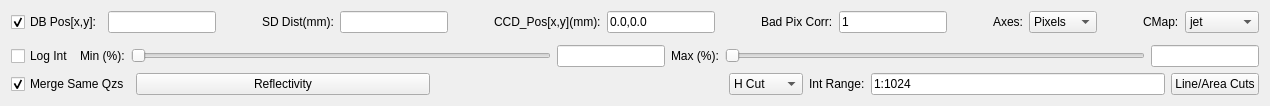
       <widget class="QWidget" name="apexTab">
        <attribute name="title">
         <string>Apex</string>
        </attribute>
        <layout class="QVBoxLayout" name="verticalLayout_8">
         <item>
          <layout class="QHBoxLayout" name="horizontalLayout_13">
           <item>
            <widget class="QCheckBox" name="gixSpecCheckBox">
             <property name="text">
              <string>DB Pos[x,y]:</string>
             </property>
             <property name="checked">
              <bool>true</bool>
             </property>
            </widget>
           </item>
           <item>
            <widget class="QLineEdit" name="gixDBPosLineEdit"/>
           </item>
           <item>
            <spacer name="horizontalSpacer_12">
             <property name="orientation">
              <enum>Qt::Horizontal</enum>
             </property>
             <property name="sizeHint" stdset="0">
              <size>
               <width>40</width>
               <height>20</height>
              </size>
             </property>
            </spacer>
           </item>
           <item>
            <widget class="QLabel" name="SDDistLabel">
             <property name="sizePolicy">
              <sizepolicy hsizetype="Fixed" vsizetype="Fixed">
               <horstretch>0</horstretch>
               <verstretch>0</verstretch>
              </sizepolicy>
             </property>
             <property name="text">
              <string>SD Dist(mm):</string>
             </property>
            </widget>
           </item>
           <item>
            <widget class="QLineEdit" name="gixSDDistLineEdit"/>
           </item>
           <item>
            <spacer name="horizontalSpacer_31">
             <property name="orientation">
              <enum>Qt::Horizontal</enum>
             </property>
             <property name="sizeHint" stdset="0">
              <size>
               <width>40</width>
               <height>20</height>
              </size>
             </property>
            </spacer>
           </item>
           <item>
            <widget class="QLabel" name="label_16">
             <property name="text">
              <string>CCD_Pos[x,y](mm):</string>
             </property>
            </widget>
           </item>
           <item>
            <widget class="QLineEdit" name="gixCcd_OffLineEdit">
             <property name="text">
              <string>0.0,0.0</string>
             </property>
            </widget>
           </item>
           <item>
            <spacer name="horizontalSpacer_13">
             <property name="orientation">
              <enum>Qt::Horizontal</enum>
             </property>
             <property name="sizeHint" stdset="0">
              <size>
               <width>40</width>
               <height>20</height>
              </size>
             </property>
            </spacer>
           </item>
           <item>
            <widget class="QLabel" name="label_21">
             <property name="text">
              <string>Bad Pix Corr:</string>
             </property>
            </widget>
           </item>
           <item>
            <widget class="QLineEdit" name="gixBPCfacLineEdit">
             <property name="text">
              <string>1</string>
             </property>
            </widget>
           </item>
           <item>
            <spacer name="horizontalSpacer_40">
             <property name="orientation">
              <enum>Qt::Horizontal</enum>
             </property>
             <property name="sizeHint" stdset="0">
              <size>
               <width>40</width>
               <height>20</height>
              </size>
             </property>
            </spacer>
           </item>
           <item>
            <widget class="QLabel" name="AxesLabel">
             <property name="sizePolicy">
              <sizepolicy hsizetype="Fixed" vsizetype="Fixed">
               <horstretch>0</horstretch>
               <verstretch>0</verstretch>
              </sizepolicy>
             </property>
             <property name="text">
              <string>Axes:</string>
             </property>
            </widget>
           </item>
           <item>
            <widget class="QComboBox" name="gixAxesComboBox">
             <item>
              <property name="text">
               <string>Pixels</string>
              </property>
             </item>
             <item>
              <property name="text">
               <string>Angles</string>
              </property>
             </item>
             <item>
              <property name="text">
               <string>Q</string>
              </property>
             </item>
            </widget>
           </item>
           <item>
            <spacer name="horizontalSpacer_14">
             <property name="orientation">
              <enum>Qt::Horizontal</enum>
             </property>
             <property name="sizeHint" stdset="0">
              <size>
               <width>40</width>
               <height>20</height>
              </size>
             </property>
            </spacer>
           </item>
           <item>
            <widget class="QLabel" name="label_4">
             <property name="sizePolicy">
              <sizepolicy hsizetype="Fixed" vsizetype="Fixed">
               <horstretch>0</horstretch>
               <verstretch>0</verstretch>
              </sizepolicy>
             </property>
             <property name="text">
              <string>CMap:</string>
             </property>
            </widget>
           </item>
           <item>
            <widget class="QComboBox" name="gixCMapComboBox">
             <item>
              <property name="text">
               <string>jet</string>
              </property>
             </item>
             <item>
              <property name="text">
               <string>gray</string>
              </property>
             </item>
             <item>
              <property name="text">
               <string>hot</string>
              </property>
             </item>
             <item>
              <property name="text">
               <string>summer</string>
              </property>
             </item>
             <item>
              <property name="text">
               <string>winter</string>
              </property>
             </item>
             <item>
              <property name="text">
               <string>spectral</string>
              </property>
             </item>
            </widget>
           </item>
          </layout>
         </item>
         <item>
          <widget class="Mpl2DWidget" name="gixMplWidget" native="true">
           <property name="sizePolicy">
            <sizepolicy hsizetype="Expanding" vsizetype="Expanding">
             <horstretch>0</horstretch>
             <verstretch>0</verstretch>
            </sizepolicy>
           </property>
          </widget>
         </item>
         <item>
          <layout class="QHBoxLayout" name="horizontalLayout_14">
           <item>
            <widget class="QCheckBox" name="gixLogIntCheckBox">
             <property name="sizePolicy">
              <sizepolicy hsizetype="Fixed" vsizetype="Fixed">
               <horstretch>0</horstretch>
               <verstretch>0</verstretch>
              </sizepolicy>
             </property>
             <property name="text">
              <string>Log Int</string>
             </property>
            </widget>
           </item>
           <item>
            <widget class="QLabel" name="MinLabel">
             <property name="sizePolicy">
              <sizepolicy hsizetype="Fixed" vsizetype="Fixed">
               <horstretch>0</horstretch>
               <verstretch>0</verstretch>
              </sizepolicy>
             </property>
             <property name="text">
              <string>Min (%):</string>
             </property>
            </widget>
           </item>
           <item>
            <widget class="QSlider" name="gixMinHorizontalSlider">
             <property name="orientation">
              <enum>Qt::Horizontal</enum>
             </property>
            </widget>
           </item>
           <item>
            <widget class="QLineEdit" name="gixMinLineEdit">
             <property name="sizePolicy">
              <sizepolicy hsizetype="Preferred" vsizetype="Fixed">
               <horstretch>0</horstretch>
               <verstretch>0</verstretch>
              </sizepolicy>
             </property>
            </widget>
           </item>
           <item>
            <widget class="QLabel" name="MaxLabel">
             <property name="sizePolicy">
              <sizepolicy hsizetype="Fixed" vsizetype="Fixed">
               <horstretch>0</horstretch>
               <verstretch>0</verstretch>
              </sizepolicy>
             </property>
             <property name="text">
              <string>Max (%):</string>
             </property>
            </widget>
           </item>
           <item>
            <widget class="QSlider" name="gixMaxHorizontalSlider">
             <property name="orientation">
              <enum>Qt::Horizontal</enum>
             </property>
            </widget>
           </item>
           <item>
            <widget class="QLineEdit" name="gixMaxLineEdit">
             <property name="sizePolicy">
              <sizepolicy hsizetype="Preferred" vsizetype="Fixed">
               <horstretch>0</horstretch>
               <verstretch>0</verstretch>
              </sizepolicy>
             </property>
            </widget>
           </item>
          </layout>
         </item>
         <item>
          <layout class="QHBoxLayout" name="horizontalLayout_15">
           <item>
            <widget class="QCheckBox" name="gixMergeSameQzCheckBox">
             <property name="text">
              <string>Merge Same Qzs</string>
             </property>
             <property name="checked">
              <bool>true</bool>
             </property>
            </widget>
           </item>
           <item>
            <widget class="QPushButton" name="gixRefPushButton">
             <property name="sizePolicy">
              <sizepolicy hsizetype="Expanding" vsizetype="Fixed">
               <horstretch>0</horstretch>
               <verstretch>0</verstretch>
              </sizepolicy>
             </property>
             <property name="text">
              <string>Reflectivity</string>
             </property>
            </widget>
           </item>
           <item>
            <spacer name="horizontalSpacer_22">
             <property name="orientation">
              <enum>Qt::Horizontal</enum>
             </property>
             <property name="sizeHint" stdset="0">
              <size>
               <width>40</width>
               <height>20</height>
              </size>
             </property>
            </spacer>
           </item>
           <item>
            <widget class="QComboBox" name="gixCutDirComboBox">
             <item>
              <property name="text">
               <string>H Cut</string>
              </property>
             </item>
             <item>
              <property name="text">
               <string>V Cut</string>
              </property>
             </item>
             <item>
              <property name="text">
               <string>Qz Cut</string>
              </property>
             </item>
             <item>
              <property name="text">
               <string>Qxy Cut</string>
              </property>
             </item>
            </widget>
           </item>
           <item>
            <widget class="QLabel" name="label_12">
             <property name="text">
              <string>Int Range:</string>
             </property>
            </widget>
           </item>
           <item>
            <widget class="QLineEdit" name="gixIntRangeLineEdit">
             <property name="text">
              <string>1:1024</string>
             </property>
            </widget>
           </item>
           <item>
            <widget class="QPushButton" name="gixLineAreaPushButton">
             <property name="text">
              <string>Line/Area Cuts</string>
             </property>
            </widget>
           </item>
          </layout>
         </item>
        </layout>
       </widget>
